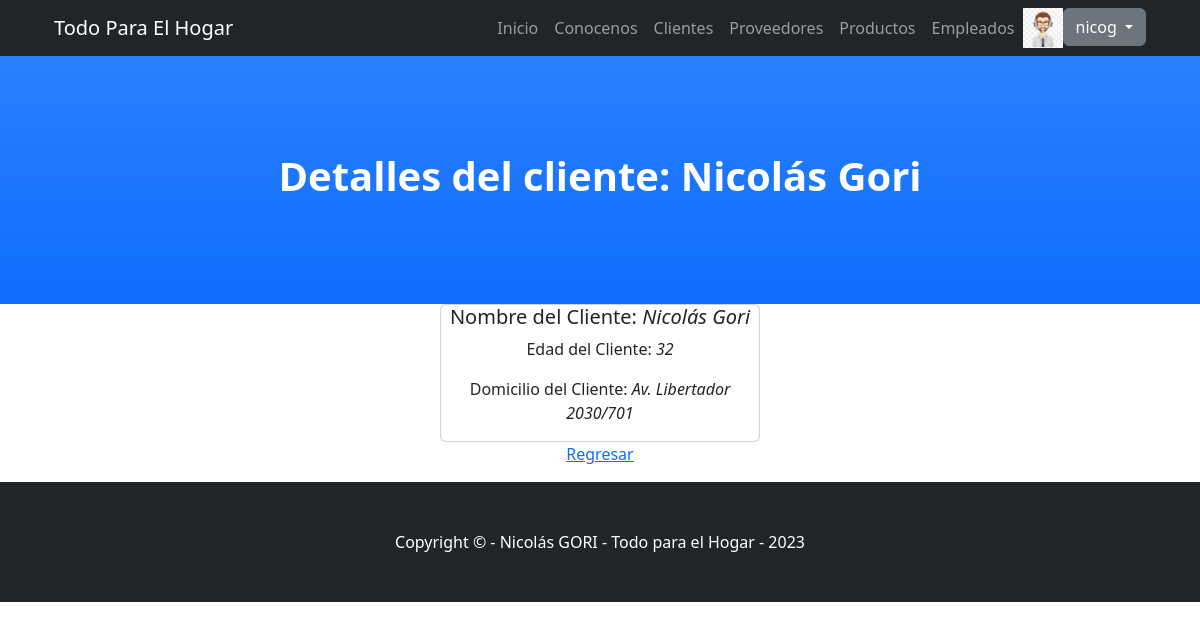
Page /SupermercadoApp/cliente/detalle/1 (signed in) on the earlier database version.
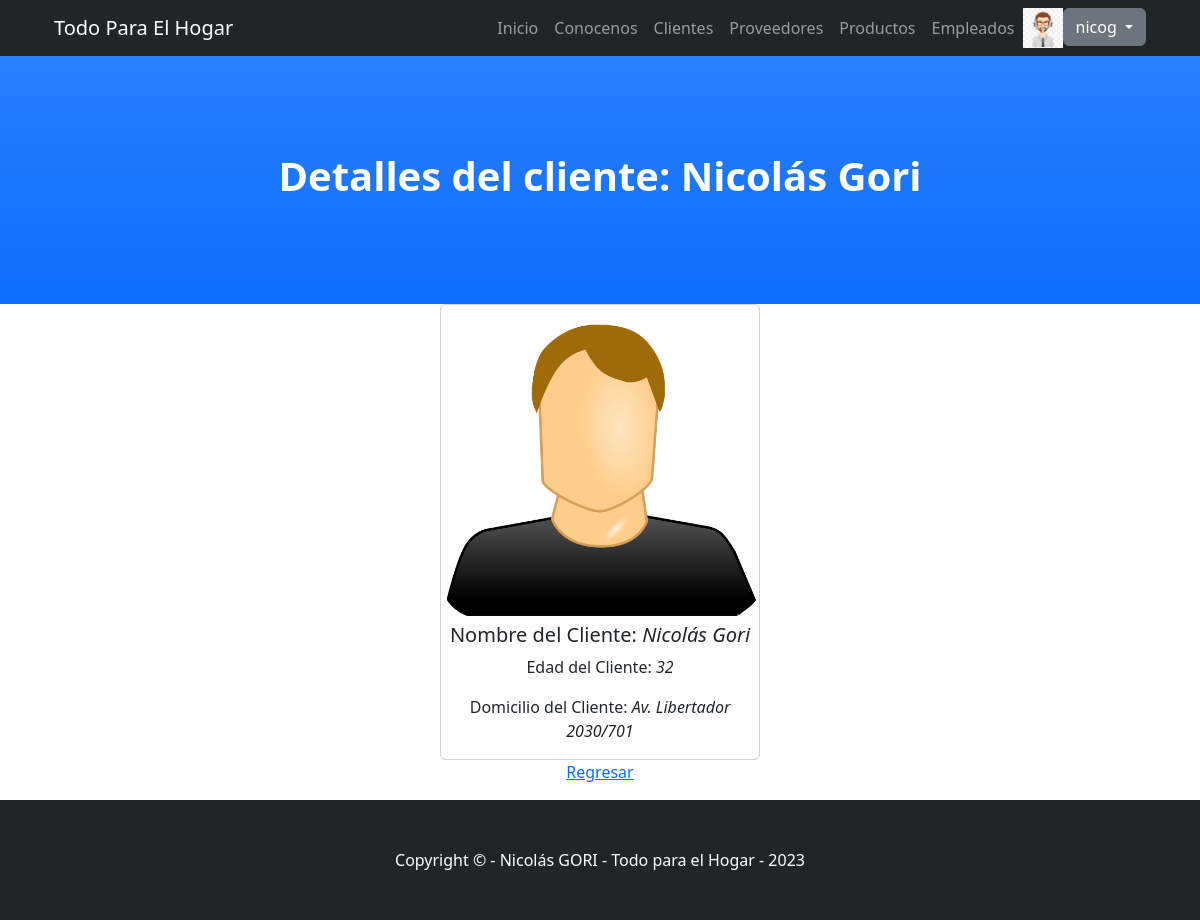
Same page on the later database version.
### SupermercadoApp/models.py (models this page shows, shortened)
class Cliente(models.Model):
    nombre = models.CharField(max_length=20)
    apellido = models.CharField(max_length=20)
    edad = models.IntegerField()
    domicilio = models.CharField(max_length=40)
    imagen = models.ImageField(upload_to='clientes', null=True, blank = True)

### SupermercadoApp/views.py (the view)
# urls.py: path("cliente/detalle/<int:pk>", ClienteDetalle.as_view(), name="Cliente_Detail"),
class ClienteDetalle(LoginRequiredMixin, DetailView):
    model = Cliente
    template_name = "SupermercadoApp/cliente-detalle.html"

### SupermercadoApp/context_processor.py (called while the page is built)
def custom_user(request):
    context = auth(request)
    user = context["user"]
    if user.is_authenticated:
        avatar = Avatar.objects.filter(user=request.user.id)
        if len(avatar) > 0:
            context["user_avatar"] = avatar[0]
        else: context["user_avatar"] = ""
    return context

### users/models.py (called while the page is built)
    def __str__(self):
        if self.imagen:
            print("\n\n IMAGEN \n\n")
            return f"{settings.MEDIA_URL}{self.imagen}"
        else:
            print(f"\n\n\n {settings.MEDIA_URL}'default_avatar.jpeg' \n\n\n")
            return f"{settings.MEDIA_URL}'default_avatar.jpeg"

### SupermercadoApp/templates/SupermercadoApp/cliente-detalle.html
{% extends "SupermercadoApp/main.html" %}
{% load static %}
{% block titulo %}
    <h1 class="fw-bolder">Detalles del cliente: {{ cliente.nombre }} {{cliente.apellido}}</h1>
{% endblock %}
{% block contenidosQueVarian %}
    <div class="text-center">
        <div class="card" style="width:20rem; margin:0 auto">
            {% if cliente.imagen %}
                <img src="{{ cliente.imagen.url }}" alt="" class="card-img-top">
            {% else %}
                <img src="../../../media/clientes/cliente_default.png" alt="" class="card-img-top">
            {% endif %}
            <h5>Nombre del Cliente: <i> {{ cliente.nombre }} {{ cliente.apellido }} </i></h5>
            <p>Edad del Cliente: <i> {{ cliente.edad }} </i></p>
            <p>Domicilio del Cliente: <i> {{ cliente.domicilio}} </i></p>
        </div>
        <p>
            <a href="{% url 'Clientes_List' %}">Regresar</a>
        </p>
    </div>
{% endblock %}

Differences in the rows shown:
changed Cliente "Nicolás": imagen: picture added
